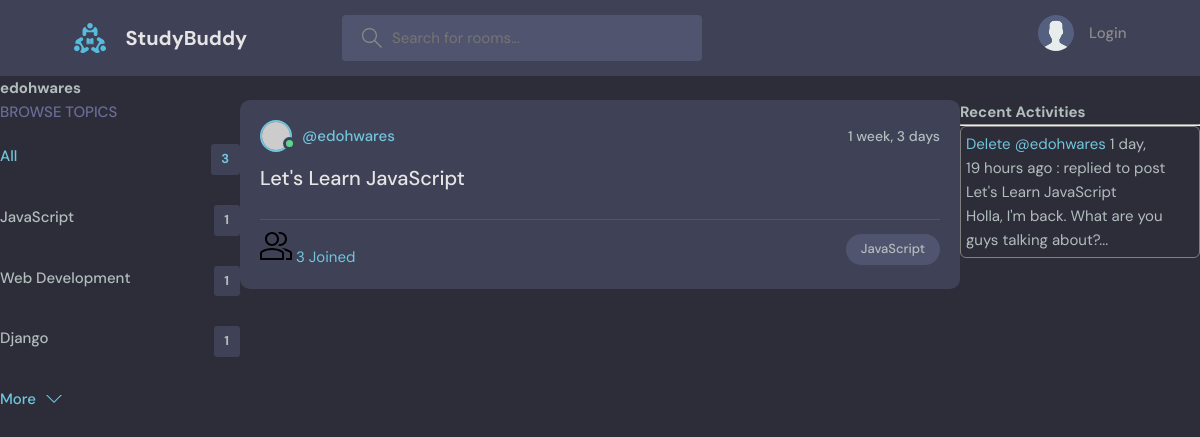
Page /profile/1/ on the committed database.
### base/models.py (models this page shows, shortened)
class Topic(models.Model):
    name = models.CharField(max_length = 200)

class Room(models.Model):
    host = models.ForeignKey(User, on_delete = models.SET_NULL, null = True)
    topic = models.ForeignKey(Topic, on_delete = models.SET_NULL, null = True)
    name = models.CharField(max_length = 200)
    description = models.TextField(null = True, blank = True)
    participants = models.ManyToManyField(User, related_name='participants', blank=True)
    updated = models.DateTimeField(auto_now = True)
    created = models.DateTimeField(auto_now_add = True)
    class Meta:
        ordering = ['-updated', '-created']
    def __str__(self):
        return self.name

class Message(models.Model):
    user = models.ForeignKey(User, on_delete = models.CASCADE)
    room = models.ForeignKey(Room, on_delete = models.CASCADE)
    body = models.TextField()
    updated = models.DateTimeField(auto_now = True)
    created = models.DateTimeField(auto_now_add = True)
    class Meta:
        ordering = ['-updated', '-created']
    def __str__(self):
        return self.body[:50]

### base/views.py (the view)
# urls.py: path('profile/<str:pk>/', views.userProfile, name='user-profile'),
def userProfile(request, pk):
    user = User.objects.get(id=pk)
    rooms = user.room_set.all()
    room_messages = user.message_set.all()
    topics = Topic.objects.all()
    context = {'user': user, 'rooms': rooms, 'room_messages': room_messages, 'topics': topics}
    return render(request, 'base/profile.html', context)

### base/templates/base/profile.html (shortened to what this page needs)
{% extends 'main.html' %}
{% block content %}
    <h1>{{user.username}}</h1>
    <div class="profile-container">
        <div>
            {% include 'base/topics_component.html' %}
        </div>
        <div>
            {% include 'base/feed_component.html' %}
        </div>
        <div>
            {% include 'base/activity_component.html' %}
        </div>
    </div>
{% endblock content %}

### base/templates/base/topics_component.html
<div class="topics">
    <div class="topics__header">
      <h2>Browse Topics</h2>
    </div>
    <ul class="topics__list">
      <li>
        <a href="{% url 'home' %}" class="active">All <span>{{topics.count}}</span></a>
      </li>
      {% for topic in topics  %}
        <li>
            <a href="{% url 'home' %}?q={{topic.name}}">{{topic.name}}<span>{{topic.room_set.all.count}}</span></a>
        </li>
      {% endfor %}
    </ul>
    <a class="btn btn--link" href="topics.html">
      More
      <svg version="1.1" xmlns="http://www.w3.org/2000/svg" width="32" height="32" viewBox="0 0 32 32">
        <title>chevron-down</title>
        <path d="M16 21l-13-13h-3l16 16 16-16h-3l-13 13z"></path>
      </svg>
    </a>
  </div>

### base/templates/base/feed_component.html (shortened to what this page needs)
{% for room in rooms  %}
<div class="roomListRoom">
    <div class="roomListRoom__header">
      <a href="{% url 'user-profile' room.host.id %}" class="roomListRoom__author">
        <div class="avatar avatar--small active">
          <img src="https://randomuser.me/api/portraits/men/11.jpg" />
        </div>
        <span>@{{room.host.username}}</span>
      </a>
      <div class="roomListRoom__actions">
        <span>{{room.created|timesince}}</span>
      </div>
    </div>
    <div class="roomListRoom__content">
      <a href="{% url 'room' room.id %}">{{room.name}}</a>
    </div>
    <div class="roomListRoom__meta">
      <a class="{% url 'room' room.id %}">
        <span>{{room.participants.all.count}} Joined </span>
      </a>
      <p class="roomListRoom__topic">{{room.topic.name}}</p>
    </div>
  </div>
{% endfor %}

### base/templates/base/activity_component.html
<h3>Recent Activities</h3>
<hr>
{% for message in room_messages %}
    <div style="border: 1px solid gray; border-radius: 6px; padding: .5rem; margin-bottom: 1rem;">
        <a href="{% url 'delete-activity' message.id %}">Delete</a>
        <small><a href="{% url 'user-profile' message.user.id %}">@{{message.user}}</a> {{message.created|timesince}} ago :</small>
        <small>replied to post {{message.room}}</small>
        <p>
            {{message}}...
        </p>
    </div>
{% endfor %}

### static/styles/style.css (style rules this page uses)
:root { --color-main: #71c6dd; --color-main-light: #e1f6fb; --color-dark: #3f4156; --color-dark-medium: #51546e; --color-dark-light: #696d97; --color-light: #e5e5e5; --color-gray: #8b8b8b; --color-light-gray: #b2bdbd; --color-bg: #2d2d39; --color-success: #5dd693; --color-error: #fc4b0b; }
* { font-family: "DM Sans", -apple-system, BlinkMacSystemFont, "Segoe UI", Roboto, Oxygen, Ubuntu, Cantarell, "Open Sans", "Helvetica Neue", sans-serif; margin: 0; padding: 0; box-sizing: border-box; text-rendering: optimizeLegibility; font-size: inherit; }
html { font-size: 56.25%; }
@media only screen and (min-width: 1200px) { html { font-size: 62.5%; } }
body { line-height: 1.6; font-weight: 400; font-size: 1.5rem; color: var(--color-light-gray); background-color: var(--color-bg); min-height: 100vh; }
img { width: 100%; }
a { display: inline-block; color: var(--color-main); text-decoration: none; }
.btn { background-color: transparent; border: none; display: inline-flex; align-items: center; gap: 1rem; cursor: pointer; transition: all ease-in-out 0.3s; padding: 1rem 2rem; border-radius: 5px; box-shadow: 1px 1px 3px 1px rgba(0, 0, 0, 0.15); font-weight: 500; }
.btn--link { border-radius: 0; padding: 0; color: var(--color-main); box-shadow: none; }
.btn > svg { fill: currentColor; width: 1.6rem; height: 1.6rem; }
.avatar { position: relative; display: inline-block; border-radius: 50%; border: 2px solid var(--color-main); }
.avatar img { display: block; border-radius: 50%; object-fit: cover; object-position: center; }
.avatar::after { content: ""; display: block; position: absolute; background-color: var(--color-gray); z-index: 111; border-radius: 50%; border: 0.3rem solid var(--color-dark); }
.avatar.active::after { background-color: var(--color-success); }
.avatar.avatar--small img { width: 2.8rem; height: 2.8rem; }
.avatar.avatar--small:after { width: 0.7rem; height: 0.7rem; bottom: 0px; right: -6px; }
.topics__header { margin-bottom: 2rem; }
.topics__header h2 { text-transform: uppercase; font-weight: 500; color: var(--color-dark-light); }
.topics__list { list-style: none; }
.topics__list li a { display: flex; justify-content: space-between; margin-bottom: 3rem; font-weight: 500; color: var(--color-light-gray); transition: all 0.3s ease-in-out; }
.topics__list li a.active, .topics__list li a:hover { color: var(--color-main); }
.topics__list li a span { padding: 0.5rem 1rem; background-color: var(--color-dark); border-radius: 3px; font-size: 1.3rem; font-weight: 700; letter-spacing: 1px; }
.roomListRoom { margin-bottom: 2.4rem; background-color: var(--color-dark); border-radius: 1rem; padding: 2rem; }
.roomListRoom__header { display: flex; justify-content: space-between; align-items: center; }
.roomListRoom__author { font-weight: 500; display: flex; align-items: center; gap: 1rem; }
.roomListRoom__actions { display: flex; align-items: flex-start; gap: 1rem; position: relative; }
.roomListRoom__actions span { font-size: 1.4rem; font-weight: 500; }
.roomListRoom__content { margin: 1rem 0; }
.roomListRoom__content a { font-size: 2rem; font-weight: 500; margin-bottom: 1.5rem; color: var(--color-light); transition: all 0.3s ease-in-out; }
.roomListRoom__meta { border-top: 1px solid var(--color-dark-medium); padding-top: 1rem; display: flex; align-items: center; justify-content: space-between; }
.roomListRoom__topic { padding: 5px 1.5rem; background-color: var(--color-dark-medium); border-radius: 5rem; font-weight: 500; font-size: 1.3rem; }

### base/templates/base/profile.html (style rules this page uses)
.profile-container { display: grid; grid-template-columns: 1fr 3fr 1fr; }

### rows in the picture
Topic: name "JavaScript", room_set.all.count "1"
Topic: name "Web Development", room_set.all.count "1"
Topic: name "Django", room_set.all.count "1"
Room: host.username "edohwares", created "1 week, 3 days", name "Let's Learn JavaScript", participants.all.count "3", topic.name "JavaScript"
Message: user "edohwares", created "1 day, 19 hours", room "Let's Learn JavaScript", body "Holla, I'm back. What are you guys talking about?"

### other values in the picture
{{ user.username }} "edohwares"
{{ topics.count }} "3"
